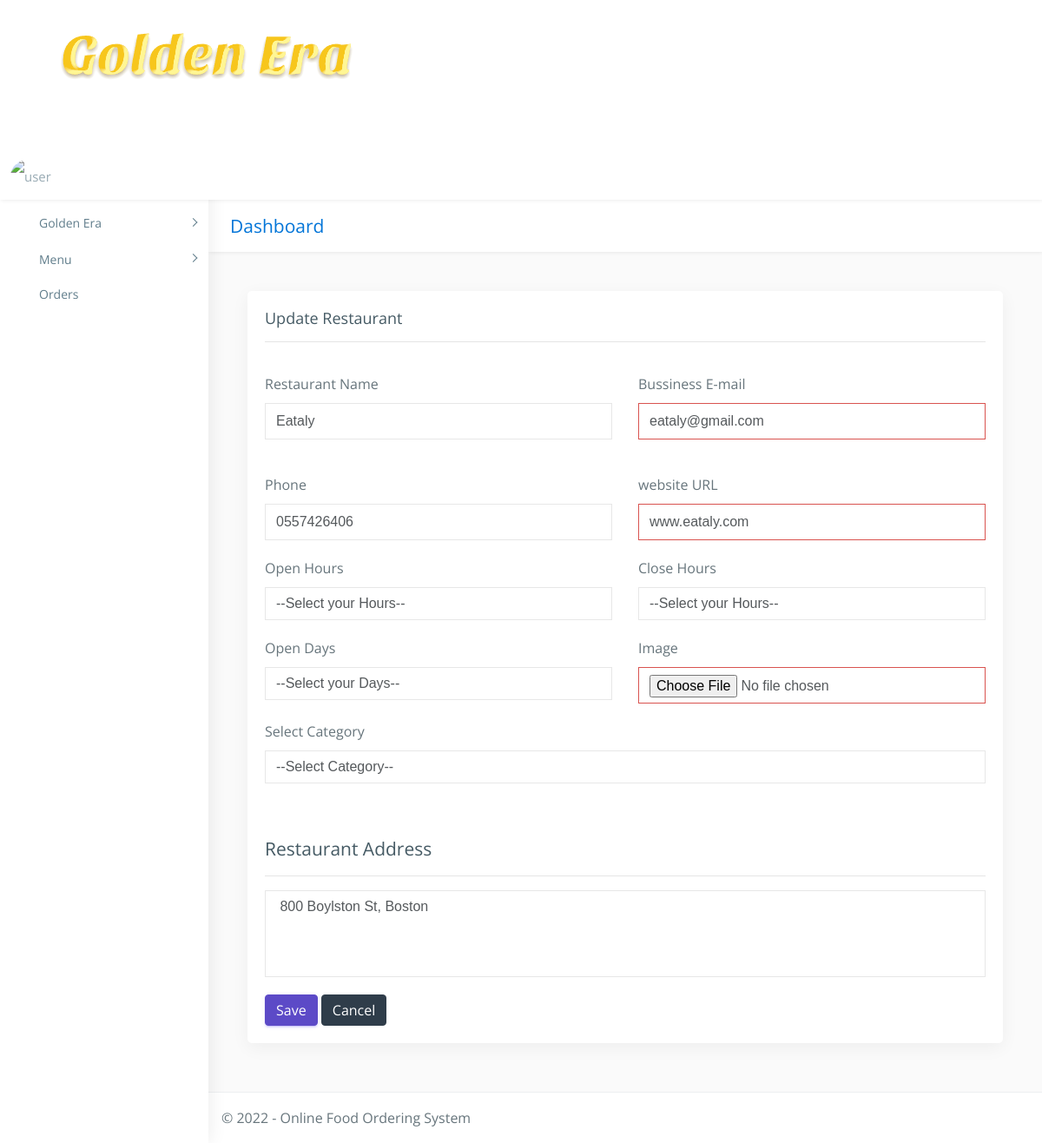
The app's page /admin/update_restaurant.php?res_upd=2 with its own data.
### tables this page shows
CREATE TABLE `restaurant` (
  `rs_id` int(222) NOT NULL,
  `c_id` int(222) NOT NULL,
  `title` varchar(222) NOT NULL,
  `email` varchar(222) NOT NULL,
  `phone` varchar(222) NOT NULL,
  `url` varchar(222) NOT NULL,
  `o_hr` varchar(222) NOT NULL,
  `c_hr` varchar(222) NOT NULL,
  `o_days` varchar(222) NOT NULL,
  `address` text NOT NULL,
  `image` text NOT NULL,
  `date` timestamp NOT NULL DEFAULT CURRENT_TIMESTAMP ON UPDATE CURRENT_TIMESTAMP
);

### admin/update_restaurant.php (the view, shortened to what this page needs)
<!DOCTYPE html>
<html lang="en">
<?php
include("../connection/connect.php");
?>
<head>
    <link href="css/lib/bootstrap/bootstrap.min.css" rel="stylesheet">
    <link href="css/helper.css" rel="stylesheet">
    <link href="css/style.css" rel="stylesheet">
</head>
<body class="fix-header">
    <div id="main-wrapper">
        <div class="header">
            <nav class="navbar top-navbar navbar-expand-md navbar-light">
            <div class="navbar-header">
                    <a class="navbar-brand" href="dashboard.php">
                        <span><img src="images/gelogo2.png" alt="homepage" class="dark-logo" /></span>
                    </a>
                </div>
                <div class="navbar-collapse">
                    <ul class="navbar-nav mr-auto mt-md-0">
                        <li class="nav-item dropdown mega-dropdown"> <a class="nav-link dropdown-toggle text-muted  " href="#" data-toggle="dropdown" aria-haspopup="true" aria-expanded="false"><i class="fa fa-th-large"></i></a>
                        </li>
                    </ul>
                    <ul class="navbar-nav my-lg-0">
                        <li class="nav-item dropdown">
                            <a class="nav-link dropdown-toggle text-muted  " href="#" data-toggle="dropdown" aria-haspopup="true" aria-expanded="false"><img src="images/bookingSystem/user-gelogo2.png" alt="user" class="profile-pic" /></a>
                        </li>
                    </ul>
                </div>
            </nav>
        </div>
        <div class="left-sidebar">
            <div class="scroll-sidebar">
                <nav class="sidebar-nav">
                   <ul id="sidebarnav">
                        <li class="nav-label">Home</li>
                        <li> <a href="dashboard.php"><i class="fa fa-tachometer"></i><span>Dashboard</span></a></li>
                        <li class="nav-label">Log</li>
                        <li> <a href="all_users.php">  <span><i class="fa fa-user f-s-20 "></i></span><span>Users</span></a></li>
                        <li> <a class="has-arrow  " href="#" aria-expanded="false"><i class="fa fa-archive f-s-20 color-warning"></i><span class="hide-menu">Golden Era</span></a>
                        </li>
                      <li> <a class="has-arrow  " href="#" aria-expanded="false"><i class="fa fa-cutlery" aria-hidden="true"></i><span class="hide-menu">Menu</span></a>
                        </li>
						 <li> <a href="all_orders.php"><i class="fa fa-shopping-cart" aria-hidden="true"></i><span>Orders</span></a></li>
                    </ul>
                </nav>
            </div>
        </div>
        <div class="page-wrapper">
            <div class="row page-titles">
                <div class="col-md-5 align-self-center">
                    <h3 class="text-primary">Dashboard</h3> </div>
            </div>
            <div class="container-fluid">
					    <div class="col-lg-12">
                        <div class="card card-outline-primary">
                                <h4 class="m-b-0 ">Update Restaurant</h4>
                            <div class="card-body">
                                <form action='' method='post'  enctype="multipart/form-data">
                                    <div class="form-body">
                                       <?php $ssql ="select * from restaurant where rs_id='$_GET[res_upd]'";
													$res=mysqli_query($db, $ssql);
													$row=mysqli_fetch_array($res);?>
                                        <hr>
                                        <div class="row p-t-20">
                                            <div class="col-md-6">
                                                <div class="form-group">
                                                    <label class="control-label">Restaurant Name</label>
                                                    <input type="text" name="res_name" value="<?php echo $row['title'];  ?>" class="form-control" placeholder="John doe">
                                                   </div>
                                            </div>
                                            <div class="col-md-6">
                                                <div class="form-group has-danger">
                                                    <label class="control-label">Bussiness E-mail</label>
                                                    <input type="text" name="email" value="<?php echo $row['email'];  ?>"class="form-control form-control-danger" placeholder="example@gmail.com">
                                                    </div>
                                            </div>
                                        </div>
                                        <div class="row p-t-20">
                                            <div class="col-md-6">
                                                <div class="form-group">
                                                    <label class="control-label">Phone </label>
                                                    <input type="text" name="phone" class="form-control" value="<?php echo $row['phone'];  ?>" placeholder="1-(555)-555-5555">
                                                   </div>
                                            </div>
                                            <div class="col-md-6">
                                                <div class="form-group has-danger">
                                                    <label class="control-label">website URL</label>
                                                    <input type="text" name="url" class="form-control form-control-danger" value="<?php echo $row['url'];  ?>" placeholder="http://example.com">
                                                    </div>
                                            </div>
                                        </div>
                                        <div class="row">
                                            <div class="col-md-6">
                                                <div class="form-group">
                                                    <label class="control-label">Open Hours</label>
                                                    <select name="o_hr" class="form-control custom-select"  data-placeholder="Choose a Category" >
                                                     <option>--Select your Hours--</option>
                                                    </select>
                                                </div>
                                            </div>
                                             <div class="col-md-6">
                                                <div class="form-group">
                                                    <label class="control-label">Close Hours</label>
                                                    <select name="c_hr" class="form-control custom-select"    data-placeholder="Choose a Category" >
                                                     <option>--Select your Hours--</option>
                                                    </select>
                                                </div>
                                            </div>
											 <div class="col-md-6">
                                                <div class="form-group">
                                                    <label class="control-label">Open Days</label>
                                                    <select name="o_days" class="form-control custom-select"  data-placeholder="Choose a Category" tabindex="1">
                                                        <option>--Select your Days--</option>
                                                    </select>
                                                </div>
                                            </div>
											<div class="col-md-6">
                                                <div class="form-group has-danger">
                                                    <label class="control-label">Image</label>
                                                    <input type="file" name="file"  id="lastName"  class="form-control form-control-danger" placeholder="12n">
                                                    </div>
                                            </div>
											 <div class="col-md-12">
                                                <div class="form-group">
                                                    <label class="control-label">Select Category</label>
													<select name="c_name" class="form-control custom-select" data-placeholder="Choose a Category" tabindex="1">
                                                        <option>--Select Category--</option>
													 </select>
                                                </div>
                                            </div>
                                        </div>
                                        <h3 class="box-title m-t-40">Restaurant Address</h3>
                                        <hr>
                                        <div class="row">
                                            <div class="col-md-12 ">
                                                <div class="form-group">
                                                    <textarea name="address" type="text" style="height:100px;" class="form-control" > <?php echo $row['address']; ?> </textarea>
                                                </div>
                                            </div>
                                        </div>
                                        </div>
                                    </div>
                                    <div class="form-actions">
                                        <input type="submit" name="submit" class="btn btn-primary" value="Save">
                                        <a href="all_restaurant.php" class="btn btn-inverse">Cancel</a>
                                    </div>
                            </div>
                        </div>
                    </div>
					<footer class="footer"> © 2022 - Online Food Ordering System</footer>
                </div>
            </div>
</body>
</html>

### admin/css/helper.css (style rules this page uses)
.f-s-20 { font-size: 20px!important; }
.m-t-40 { margin-top: 40px!important; }
.m-b-0 { margin-bottom: 0px!important; }
.p-t-20 { padding-top: 20px!important; }

### records on screen
restaurant: res_name "Eataly", email "eataly@gmail.com", phone "0557426406", url "www.eataly.com", address "800 Boylston St, Boston"
